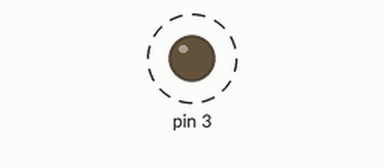
The sketch below on a simulated Arduino Uno, built with avr-gcc and run on an emulated ATmega328P. Parts: output pins drawn as LEDs (lit = HIGH). Dashed ring = blinking.

Above: at 0.5 s.
Timing chart, 0 to 4.6 s (numbered marks = the images above):
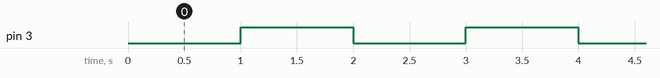

The sketch:

toggle_using_interrupt.ino
```cpp
#include <TimerOne.h>

void setup()
{
  pinMode(3, OUTPUT);
  Timer1.initialize(1000000);
  Timer1.attachInterrupt( timerIsr );
}

void loop()
{

}
void timerIsr()
{
   digitalWrite( 3, digitalRead( 3 ) ^ 1 );
}
```

Measured:
- by itself, pin 3: alternates HIGH for 1.0 s and LOW for 1.0 s
